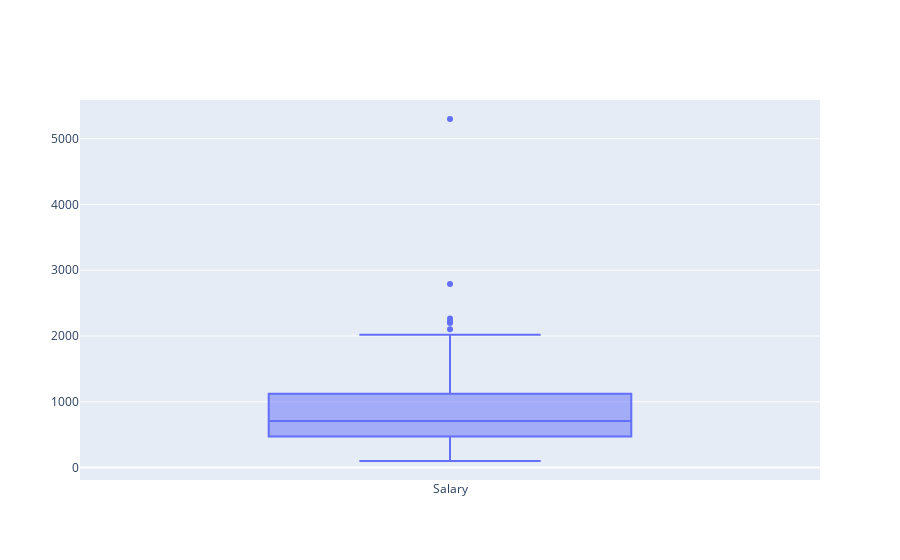

Here is the notebook cell this chart was saved with:
### Code cell
fig = go.Figure()
fig.add_trace(go.Box(y=salary_data['Salary'], name='Salary'))
fig.show()

### Figure 1 — Plotly figure (JSON) as saved in the notebook; plotly's stock layout.template omitted (floating-point values rounded to 4 significant figures; data arrays with more than 128 entries replaced by an {"elided": "..."} marker saying what was removed)
{"data": [{"name": "Salary", "type": "box", "y": {"elided": "177 int values"}}], "layout": {}}
